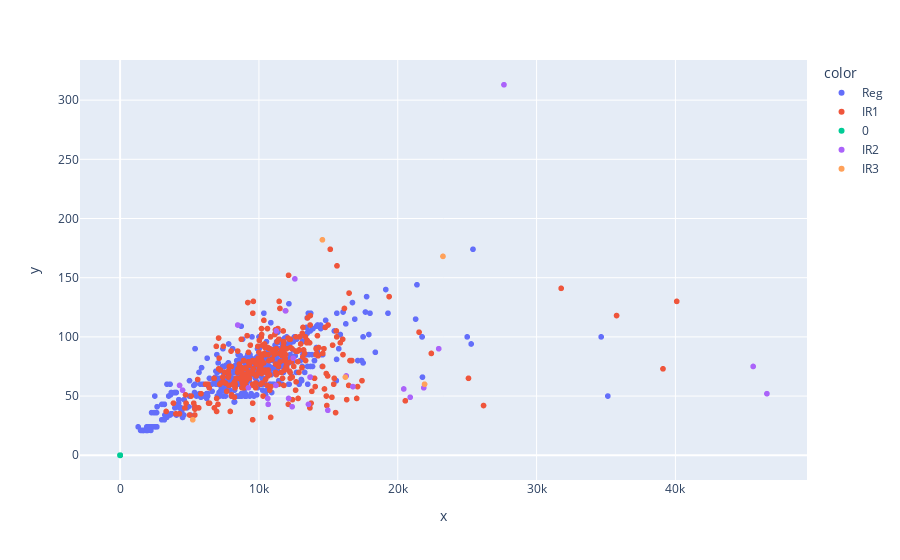

Write notebook code for a chart like this one.
### Markdown cell above
Relación entre los datos de la longitud frontal del lote, aréa total y forma del lote.

### Code cell
data_lot = data[(data['LotFrontage'].isnull() != True) &(data['LotArea'] < 50000)][['LotFrontage', 'LotArea','LotShape']]
#data_lot = data[data['LotFrontage'].isnull() != True][['LotFrontage', 'LotArea','LotShape']]
fig = px.scatter(x=data_lot['LotArea'], y=data_lot['LotFrontage'], color = data_lot['LotShape'])
#fig = px.scatter(x = data[data['LotFrontage'].isnull() == True]['LotArea'],y = [200.00 for i in range(0,259)] )
fig.show()
#data_null = data[(data['LotFrontage'].isnull() == True) &(data['LotArea'] > 50000)]
#data_null

### Figure 1 — Plotly figure (JSON) as saved in the notebook; plotly's stock layout.template omitted (floating-point values rounded to 4 significant figures; data arrays with more than 128 entries replaced by an {"elided": "..."} marker saying what was removed)
{"data": [{"hovertemplate": "color=Reg<br>x=%{x}<br>y=%{y}<extra></extra>", "legendgroup": "Reg", "marker": {"color": "#636efa", "symbol": "circle"}, "mode": "markers", "name": "Reg", "showlegend": true, "type": "scattergl", "x": {"elided": "790 int values"}, "xaxis": "x", "y": {"elided": "790 int values"}, "yaxis": "y"}, {"hovertemplate": "color=IR1<br>x=%{x}<br>y=%{y}<extra></extra>", "legendgroup": "IR1", "marker": {"color": "#EF553B", "symbol": "circle"}, "mode": "markers", "name": "IR1", "showlegend": true, "type": "scattergl", "x": {"elided": "302 int values"}, "xaxis": "x", "y": {"elided": "302 int values"}, "yaxis": "y"}, {"hovertemplate": "color=0<br>x=%{x}<br>y=%{y}<extra></extra>", "legendgroup": "0", "marker": {"color": "#00cc96", "symbol": "circle"}, "mode": "markers", "name": "0", "showlegend": true, "type": "scattergl", "x": [0, 0, 0, 0, 0, 0, 0, 0, 0, 0, 0, 0, 0, 0, 0, 0, 0, 0, 0, 0, 0, 0, 0, 0, 0, 0, 0, 0, 0, 0, 0, 0, 0, 0, 0, 0, 0, 0, 0, 0, 0, 0, 0, 0, 0, 0, 0, 0, 0, 0, 0, 0, 0, 0, 0, 0, 0, 0, 0, 0, 0, 0, 0, 0, 0, 0, 0, 0, 0, 0, 0, 0, 0, 0, 0, 0, 0, 0, 0, 0, 0], "xaxis": "x", "y": [0, 0, 0, 0, 0, 0, 0, 0, 0, 0, 0, 0, 0, 0, 0, 0, 0, 0, 0, 0, 0, 0, 0, 0, 0, 0, 0, 0, 0, 0, 0, 0, 0, 0, 0, 0, 0, 0, 0, 0, 0, 0, 0, 0, 0, 0, 0, 0, 0, 0, 0, 0, 0, 0, 0, 0, 0, 0, 0, 0, 0, 0, 0, 0, 0, 0, 0, 0, 0, 0, 0, 0, 0, 0, 0, 0, 0, 0, 0, 0, 0], "yaxis": "y"}, {"hovertemplate": "color=IR2<br>x=%{x}<br>y=%{y}<extra></extra>", "legendgroup": "IR2", "marker": {"color": "#ab63fa", "symbol": "circle"}, "mode": "markers", "name": "IR2", "showlegend": true, "type": "scattergl", "x": [8472, 13682, 11911, 22950, 13568, 20431, 11249, 14963, 11228, 10667, 21872, 12464, 46589, 20896, 4500, 16770, 4282, 16285, 12137, 45600, 12589, 27650, 9245, 12393, 10635], "xaxis": "x", "y": [110, 66, 122, 90, 43, 56, 105, 38, 59, 43, 57, 82, 52, 49, 55, 58, 59, 67, 48, 75, 149, 313, 57, 41, 48], "yaxis": "y"}, {"hovertemplate": "color=IR3<br>x=%{x}<br>y=%{y}<extra></extra>", "legendgroup": "IR3", "marker": {"color": "#FFA15A", "symbol": "circle"}, "mode": "markers", "name": "IR3", "showlegend": true, "type": "scattergl", "x": [5232, 16226, 23257, 14572, 21930], "xaxis": "x", "y": [30, 66, 168, 182, 60], "yaxis": "y"}], "layout": {"legend": {"title": {"text": "color"}, "tracegroupgap": 0}, "margin": {"t": 60}, "xaxis": {"anchor": "y", "domain": [0, 1], "title": {"text": "x"}}, "yaxis": {"anchor": "x", "domain": [0, 1], "title": {"text": "y"}}}}
